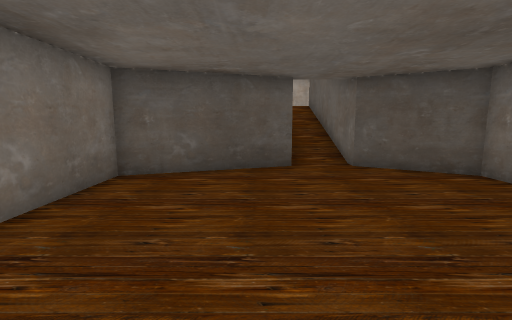
View 1 (above)

17 first-person views from a walk through a scene from a Unity 3-D project. The camera is 1.3 m above the floor, tilts 8° down and sees 85° across. The floor is counted in squares, 1 m on a side. Each view is taken from the middle of a square. On the plan, view 1 faces up. The plan holds only what a view shows up to about 13 squares ahead; the rest is blank.

View 2
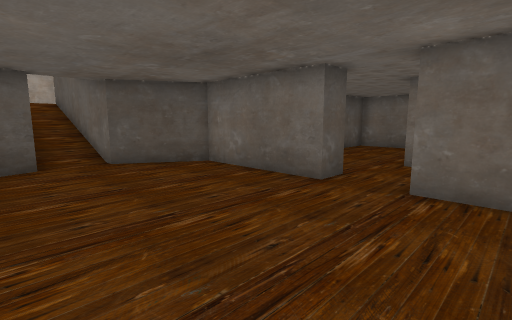

View 3
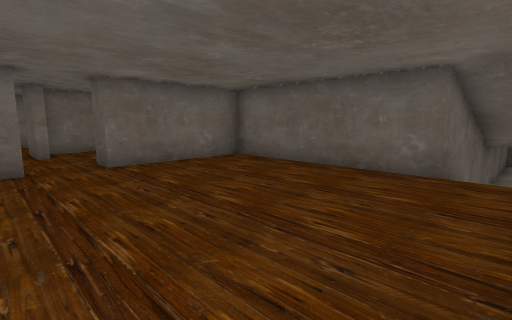

View 4
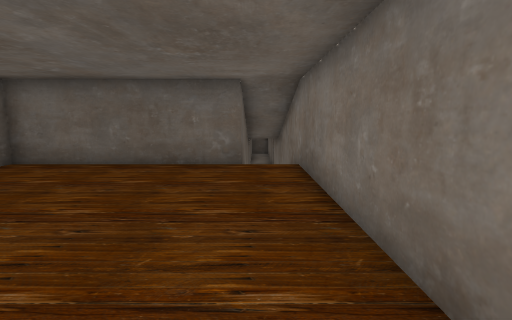

View 5
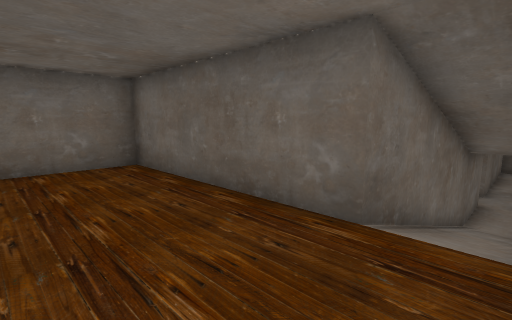

View 6
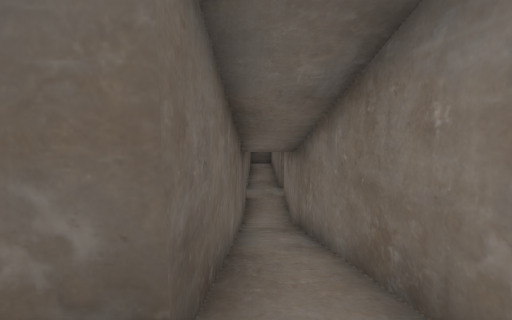

View 7
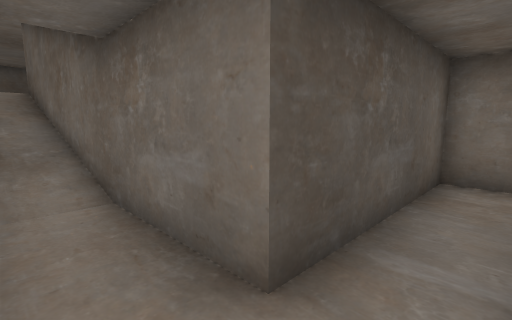

View 8
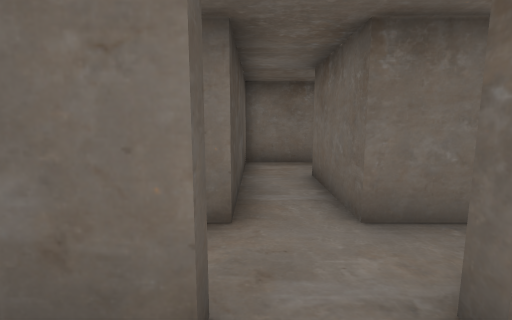

View 9
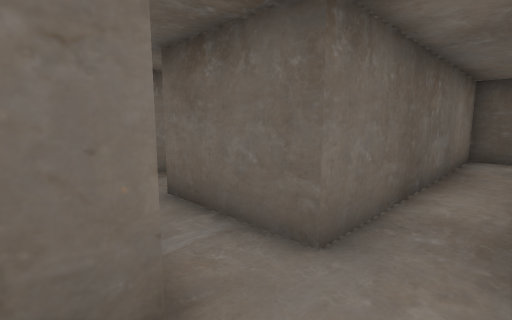

View 10
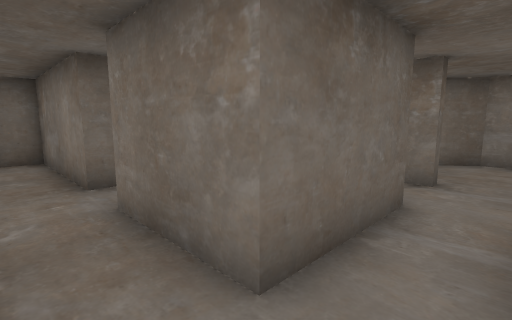

View 11
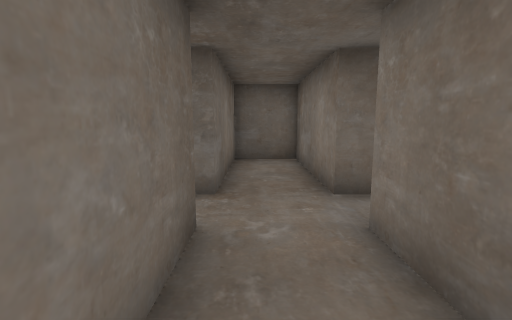

View 12
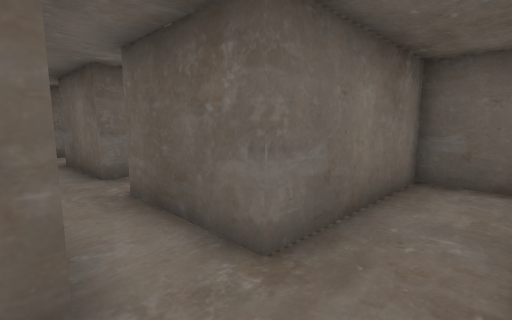

View 13
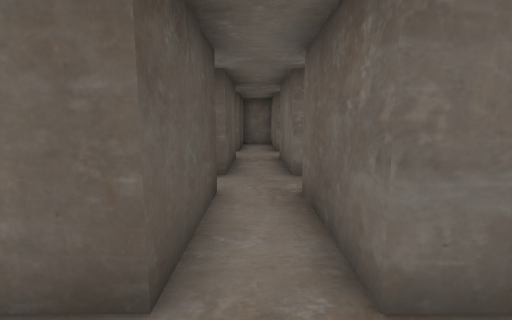

View 14
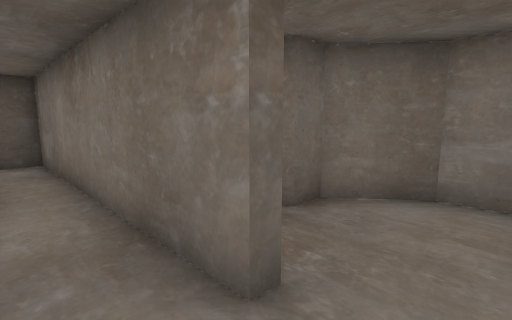

View 15
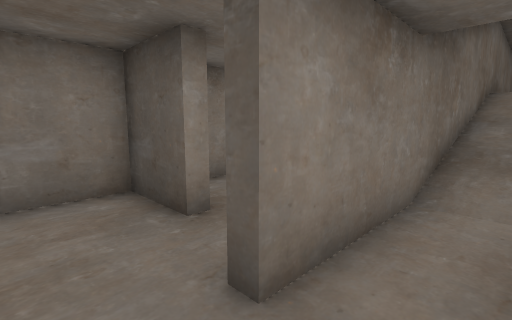

View 16
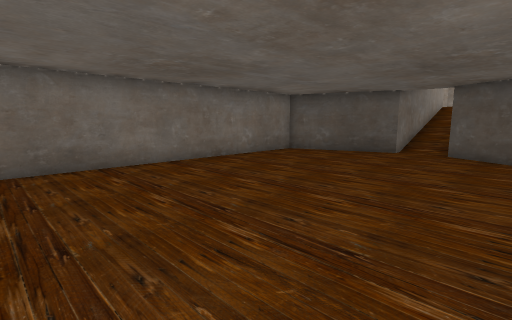

View 17
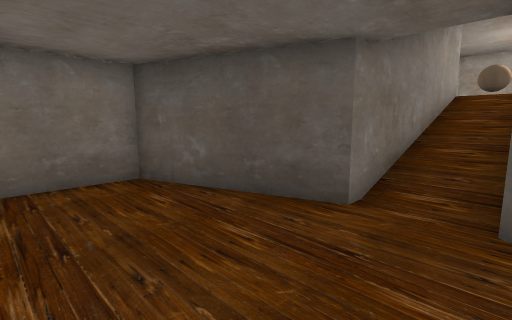

### Floor plan
Key: @ floor where view 1 was taken; # wall or solid block; . main floor; - floor 2.25 m lower than the main floor; / step, stairs or slope; B ball.
Columns run from 7 left of view 1 to 15 right of it. Each row starts with its distance up from view 1.
 18         BB
 17
 16
 15         #/#
 14         #/#
 13         #/#
 12         #/#
 11         #/#
 10         #/#
  9         #/#
  8      ####.###
  7    ###......##
  6    #.........#
  5    #.........#    ..
  4    #.........#  .....
  3    #.........#.......
  2    #................
  1    #............##
  0    #...@.....#...#
 -1    #.........#   #
 -2    #.........#
 -3    #.........#
 -4    #.........#
 -5    #//########
 -6    #//#
 -7    #//#
 -8    #//#
 -9    #//#
-10    #//#
-11    #//#
-12    #//#
-13 #  #--#
-14 #--#--#
-15 ##-#--######
-16 #----------#
-17 #----------#
-18 #--#--###--#
-19  #-#--###--#
-20    #--###--####-####-##
-21    #--# ---------------
-22    #--###--####-####-##
-23    #--# #--#
-24    #--# #--#
-25    #--# #--#
-26    #### #--#
-27         ####

Positions as (right, up) in squares from view 1, and headings:
1: (0, 0), facing up
2: (0, -1), facing up-right
3: (-3, 3), facing down-right
4: (-2, 4), facing down
5: (-3, -1), facing down-right
6: (-2, -3), facing down
7: (-3, -17), facing up-right
8: (-5, -16), facing right
9: (-3, -15), facing down-right
10: (3, -16), facing down-left
11: (3, -17), facing down
12: (2, -20), facing down-right
13: (2, -21), facing right
14: (-2, -16), facing down-left
15: (-2, -17), facing up-left
16: (5, -4), facing up-left
17: (3, 4), facing up-left
